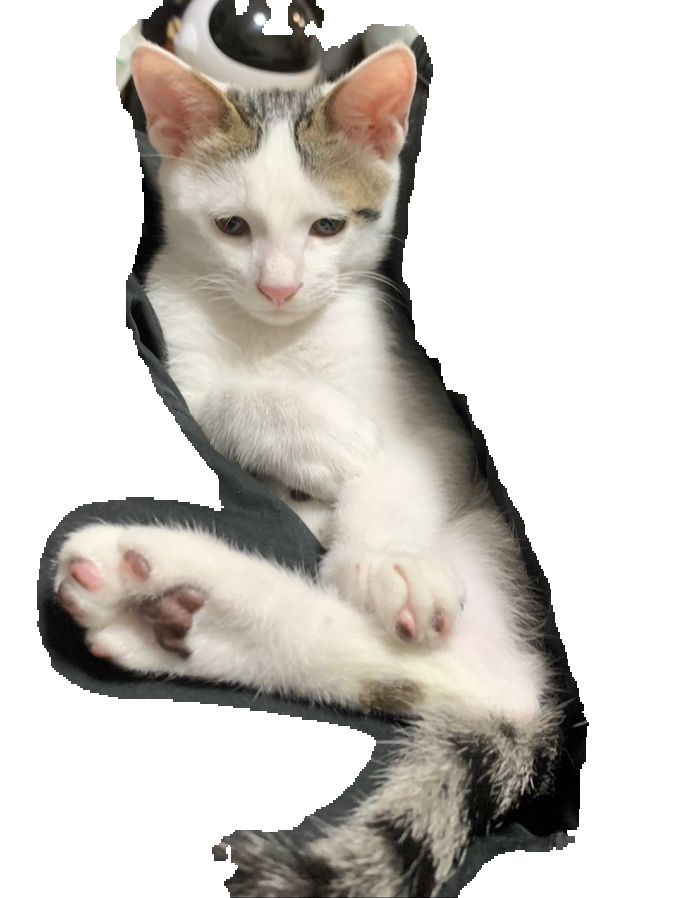
#> input picture seg_res/3.jpg, 688 x 898 px, found by its file name
$ python wechat_pic.py
#> lines starting #> are read from the running program, lines starting #| are printed output that depends on the picture
# coding=utf-8
import cv2
import numpy as np


img = cv2.imread('/Users/chenjia/Downloads/Smartmore/2022/seg_model_for_cat/seg_res/3.jpg')
#> img is the input picture: shape (898, 688, 3); mean B, G, R 197.6, 202.7, 206.6
img = img[50:, :, :]
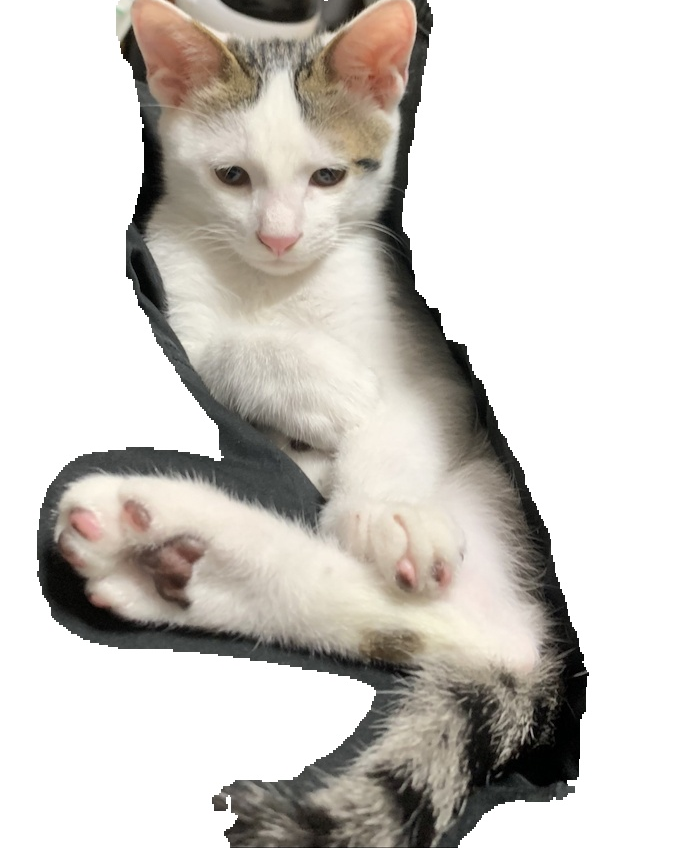
#> img: shape (848, 688, 3); mean B, G, R 196.9, 202.1, 206.2
h,w = img.shape[:2]
#> h = 848; w = 688
# print(h, w)
# 左右边分别加上300像素
ones_bg = np.ones((h, w+600, 3))*255
# cv2.imwrite('./fg.jpg', ones_bg)
ones_bg[:, 300:w+300] = img
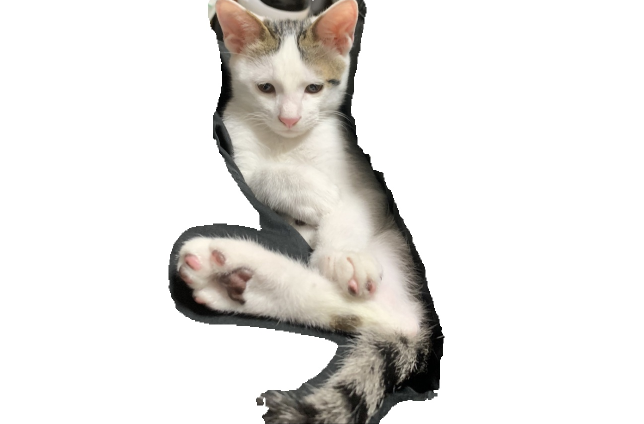
#> ones_bg: shape (848, 1288, 3) float64 (shown at 1/2 size); mean B, G, R 223.9, 226.8, 228.9
# cv2.imshow('', ones_bg)
# cv2.waitKey(1000)
cv2.imwrite('./fg.jpg', ones_bg)

$ run again, with seg_res/IMG_6248.jpg copied over seg_res/3.jpg
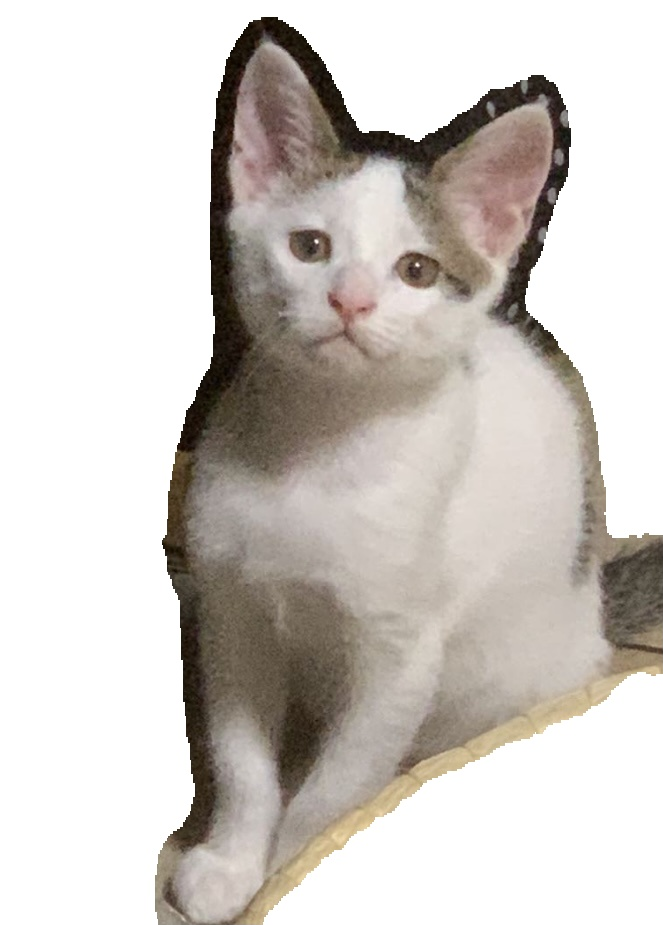
#> input picture seg_res/IMG_6248.jpg, 663 x 925 px, found by its file name
#> img is the input picture: shape (925, 663, 3); mean B, G, R 196.2, 201.3, 206.7
#> `img = img[50:, :, :]`:
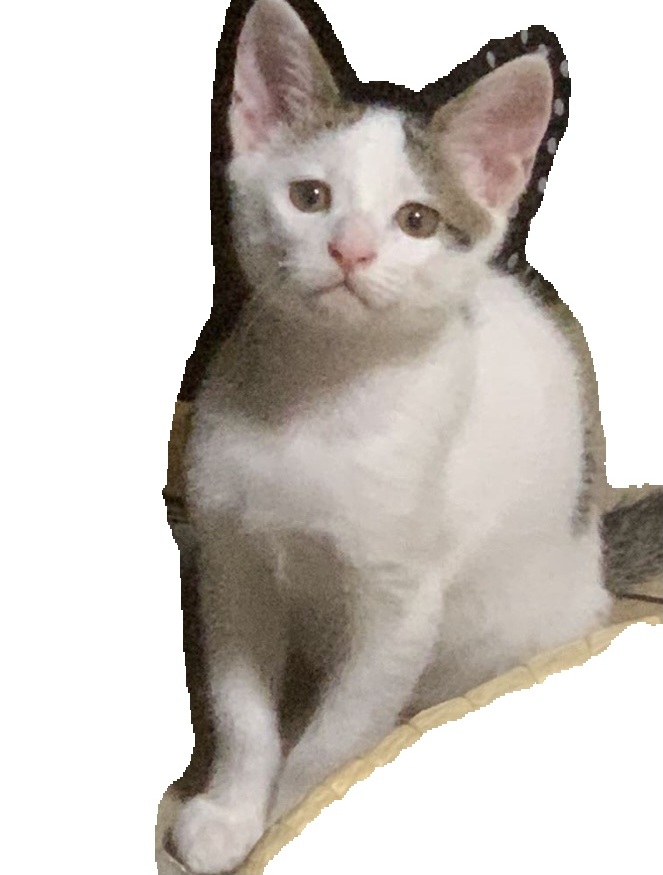
#> img: shape (875, 663, 3); mean B, G, R 193.5, 198.9, 204.6
#> `ones_bg[:, 300:w+300] = img`:
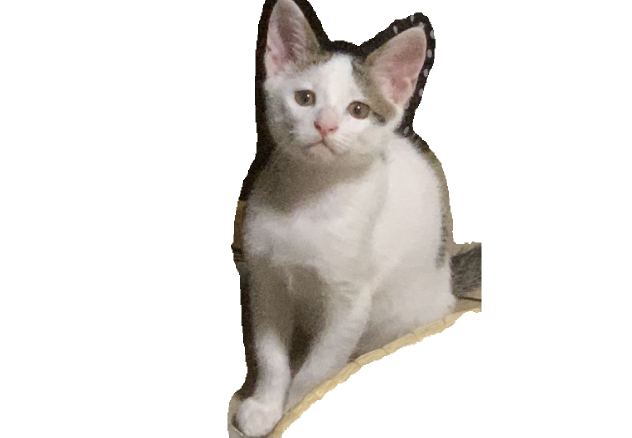
#> ones_bg: shape (875, 1263, 3) float64 (shown at 1/2 size); mean B, G, R 222.7, 225.5, 228.5
